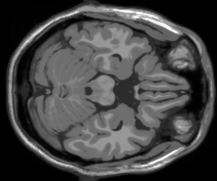
%> input picture Assignment 3/A3_200070090_200070039/images/p3/slice_50.png, 217 x 181 px
$ octave cs754_p3_c.m   (GNU Octave 9; MATLAB toolbox functions it lacks are replaced by stand-ins)
%> lines starting %> are read from the running program, lines starting %| are printed output that depends on the picture
% Reading and Converting Images
img1 = imread("slice_50.png");
%> img1 is the input picture: size 181x217 uint8; min 0, max 255, mean 68.8
img3 = imread("slice_51.png");
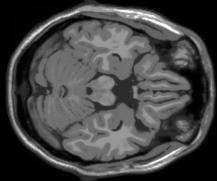
%> input picture Assignment 3/A3_200070090_200070039/images/p3/slice_51.png, 217 x 181 px
%> img3 is the input picture: size 181x217 uint8; min 0, max 255, mean 68.6
img2 = zeros(217, 217);
img4 = zeros(217, 217);
img2 = uint8(img2);
img4 = uint8(img4);
img2(19:199, 1:217) = img1;
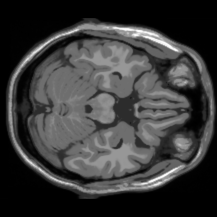
%> img2: size 217x217 uint8; min 0, max 255, mean 57.4
img4(19:199, 1:217) = img3;
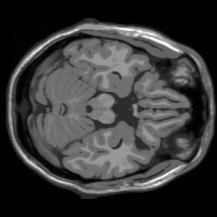
%> img4: size 217x217 uint8; min 0, max 255, mean 57.2
% imshow(img2);
% imshow(img4);
img2 = double(img2);
%> img2: size 217x217 double
img4 = double(img4);
%> img4: size 217x217 double

% Finding Radon Transform
theta = 0:10:170;
R = radon(img2, theta);
theta1 = 5:10:175;
R1 = radon(img4, theta);

% Reconstruction using Coupled Compressed Sensing
y = reshape(R, 1, []);
%> y = 5598 values, max 20763.7 at index 4532, min 0 at index 1, mean 8684.2
y1 = reshape(R1, 1, []);
%> y1 = 5598 values, max 20984.7 at index 467, min 0 at index 1, mean 8665.8
y2 = horzcat(y, y1);
y2 = reshape(y2, [], 1);

m = 5562;
n = 47089;
A = coupled_matrix_operator(m, n, theta, theta1, 18);
lambda = 1;
rel_tol = 0.01;

%> (the run ends here)
